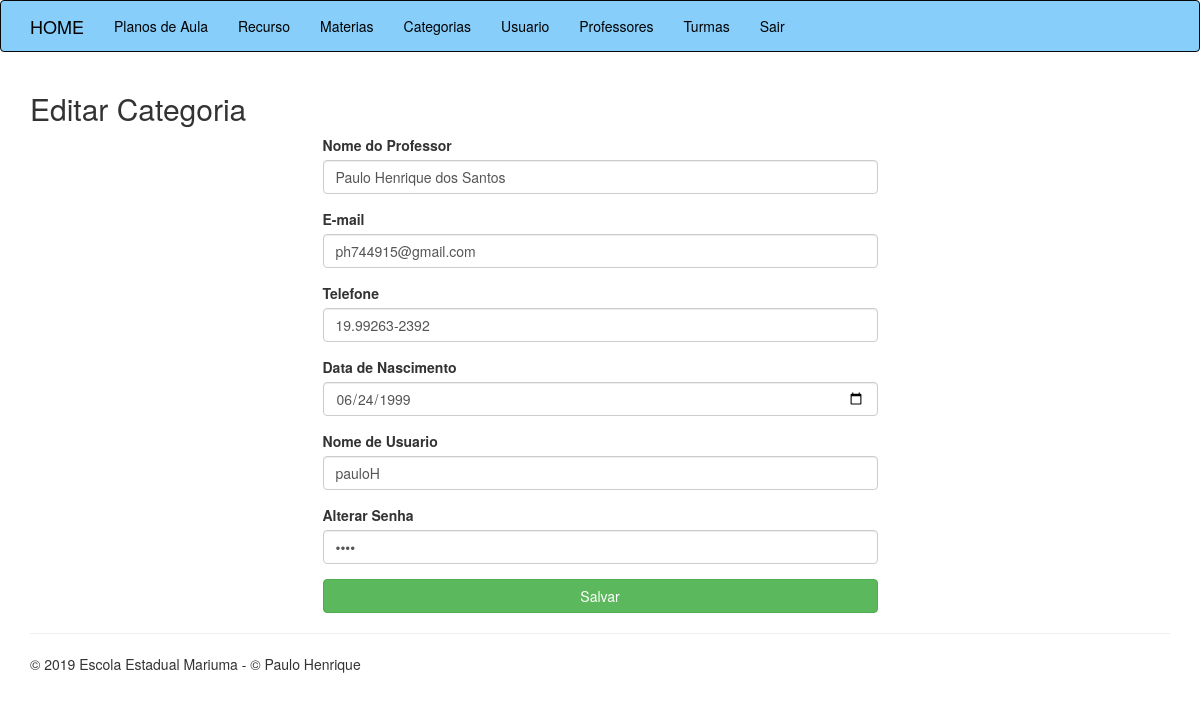
The app's page /professores-editar.php?CODIGO=2 with its own data.
### tables this page shows
CREATE TABLE `tb_professores` (
  `id` int(11) NOT NULL,
  `nome` varchar(50) NOT NULL,
  `email` varchar(100) NOT NULL,
  `telefone` varchar(20) NOT NULL,
  `facebook` varchar(50) NOT NULL,
  `nascimento` varchar(10) NOT NULL,
  `usuario` varchar(20) NOT NULL,
  `senha` varchar(20) NOT NULL
);

### classes/Professor.php (called while the page is built, shortened)
<?php
class Professor{
    public function listar1Professor($id){
        $conexao = new PDO("mysql:host=127.0.0.1;dbname=escola","root","");
        $query = "SELECT id, nome, email, telefone, facebook, nascimento, usuario, senha FROM tb_professores WHERE id = " . $id;
        $resultado = $conexao->query($query);
        $lista = $resultado->fetchAll();
        foreach($lista as $linha){
            return $linha;
        }
    }
}
?>

### professores-editar.php (the view, shortened to what this page needs)
<?php
    require_once 'cabecalho.php';
    require_once 'classes/Professor.php';
    $id_editar = $_GET['CODIGO'];
    $professor = new Professor();
    $listarProf = $professor->listar1Professor($id_editar);
?>
<div class="row">
    <div class="col-md-12">
        <h2>Editar Categoria</h2>
    </div>
</div>
<form action="professores-editar-post.php" method="post">
    <div class="row">
        <div class="col-md-6 col-md-offset-3">
            <div class="form-group">
                <label for="nome">Nome do Professor</label>
                <input type="text" name="nome" value="<?php echo $listarProf['nome'];?>" class="form-control" required>
            </div>
            <div class="form-group">
                <label for="email">E-mail</label>
                <input name="email" type="email"  value="<?php echo $listarProf['email'];?>" class="form-control" required>
            </div>
            <div class="form-group">
                <label for="telefone">Telefone</label>
                <input name="telefone" type="tel" class="form-control" value="<?php echo $listarProf['telefone'];?>" required>
            </div>
            <div class="form-group">
                <label for="dataNascimento">Data de Nascimento</label>
                <input name="dataNascimento" type="date" class="form-control" value="<?php echo $listarProf['nascimento'];?>" required>
            </div>
            <div class="form-group">
                <label for="usuario">Nome de Usuario</label>
                <input name="usuario" type="text" class="form-control" value="<?php echo $listarProf['usuario'];?>" required>
            </div>
            <div class="form-group">
                <label for="senha">Alterar Senha</label>
                <input name="senha" type="password" class="form-control" value="<?php echo $listarProf['senha'];?>" required>
            </div>
            <input type="submit" class="btn btn-success btn-block" value="Salvar">
        </div>
    </div>
</form>
<?php require_once 'rodape.php' ?>

### records on screen
tb_professores: nome "Paulo Henrique dos Santos", email "ph744915@gmail.com", telefone "19.99263-2392", dataNascimento "06/24/1999", usuario "pauloH"
